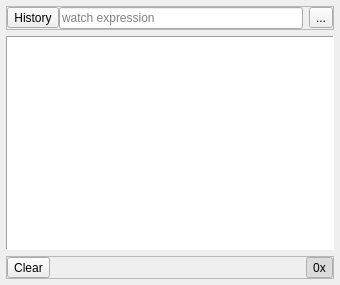
<?xml version="1.0" encoding="UTF-8"?>
<ui version="4.0">
 <class>Form</class>
 <widget class="QWidget" name="Form">
  <property name="geometry">
   <rect>
    <x>0</x>
    <y>0</y>
    <width>340</width>
    <height>285</height>
   </rect>
  </property>
  <property name="windowTitle">
   <string>Form</string>
  </property>
  <layout class="QVBoxLayout" name="verticalLayout">
   <property name="spacing">
    <number>6</number>
   </property>
   <property name="leftMargin">
    <number>6</number>
   </property>
   <property name="topMargin">
    <number>6</number>
   </property>
   <property name="rightMargin">
    <number>6</number>
   </property>
   <property name="bottomMargin">
    <number>6</number>
   </property>
   <item>
    <widget class="QFrame" name="frame_2">
     <property name="frameShape">
      <enum>QFrame::StyledPanel</enum>
     </property>
     <property name="frameShadow">
      <enum>QFrame::Raised</enum>
     </property>
     <layout class="QHBoxLayout" name="horizontalLayout_3">
      <property name="leftMargin">
       <number>0</number>
      </property>
      <property name="topMargin">
       <number>0</number>
      </property>
      <property name="rightMargin">
       <number>0</number>
      </property>
      <property name="bottomMargin">
       <number>0</number>
      </property>
      <item>
       <layout class="QHBoxLayout" name="horizontalLayout">
        <property name="spacing">
         <number>0</number>
        </property>
        <item>
         <widget class="QToolButton" name="btnHistory">
          <property name="text">
           <string>History</string>
          </property>
          <property name="popupMode">
           <enum>QToolButton::InstantPopup</enum>
          </property>
          <property name="toolButtonStyle">
           <enum>Qt::ToolButtonTextOnly</enum>
          </property>
         </widget>
        </item>
        <item>
         <widget class="QLineEdit" name="lineStruct">
          <property name="placeholderText">
           <string>watch expression</string>
          </property>
         </widget>
        </item>
       </layout>
      </item>
      <item>
       <widget class="QToolButton" name="btnMore">
        <property name="text">
         <string>...</string>
        </property>
       </widget>
      </item>
     </layout>
    </widget>
   </item>
   <item>
    <widget class="QTreeView" name="treeView">
     <property name="frameShape">
      <enum>QFrame::Panel</enum>
     </property>
    </widget>
   </item>
   <item>
    <widget class="QFrame" name="frame">
     <property name="frameShape">
      <enum>QFrame::StyledPanel</enum>
     </property>
     <property name="frameShadow">
      <enum>QFrame::Raised</enum>
     </property>
     <layout class="QHBoxLayout" name="horizontalLayout_2">
      <property name="leftMargin">
       <number>0</number>
      </property>
      <property name="topMargin">
       <number>0</number>
      </property>
      <property name="rightMargin">
       <number>0</number>
      </property>
      <property name="bottomMargin">
       <number>0</number>
      </property>
      <item>
       <widget class="QToolButton" name="btnClear">
        <property name="text">
         <string>Clear</string>
        </property>
       </widget>
      </item>
      <item>
       <spacer name="horizontalSpacer">
        <property name="orientation">
         <enum>Qt::Horizontal</enum>
        </property>
        <property name="sizeHint" stdset="0">
         <size>
          <width>40</width>
          <height>16</height>
         </size>
        </property>
       </spacer>
      </item>
      <item>
       <widget class="QToolButton" name="btnToggleHex">
        <property name="text">
         <string>0x</string>
        </property>
        <property name="checkable">
         <bool>true</bool>
        </property>
        <property name="checked">
         <bool>true</bool>
        </property>
        <property name="toolButtonStyle">
         <enum>Qt::ToolButtonTextOnly</enum>
        </property>
        <property name="autoRaise">
         <bool>true</bool>
        </property>
       </widget>
      </item>
     </layout>
    </widget>
   </item>
  </layout>
 </widget>
 <resources/>
 <connections/>
</ui>
